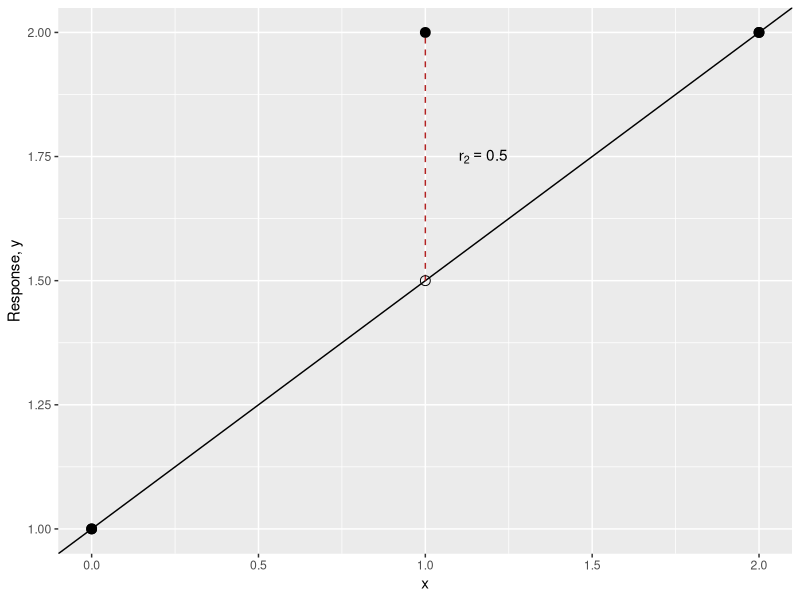

R code for this plot:
## ---- chunk 1
fre_points <- tibble::tibble(x = c(0, 1, 2), y = c(1, 2, 2)) |>
  dplyr::mutate(fitted = 1 + 0.5 * x)

ggplot2::ggplot(fre_points, ggplot2::aes(x = x)) +
  ggplot2::geom_abline(intercept = 1, slope = 0.5) +
  ggplot2::geom_segment(
    ggplot2::aes(y = fitted, xend = x, yend = y),
    linetype = "dashed",
    color = "firebrick"
  ) +
  ggplot2::geom_point(ggplot2::aes(y = fitted), shape = 1, size = 3) +
  ggplot2::geom_point(ggplot2::aes(y = y), size = 3) +
  ggplot2::annotate(
    "text",
    x = 1.1, y = 1.75, hjust = 0,
    label = "r[2] == 0.5", parse = TRUE
  ) +
  ggplot2::labs(y = "Response, y")
